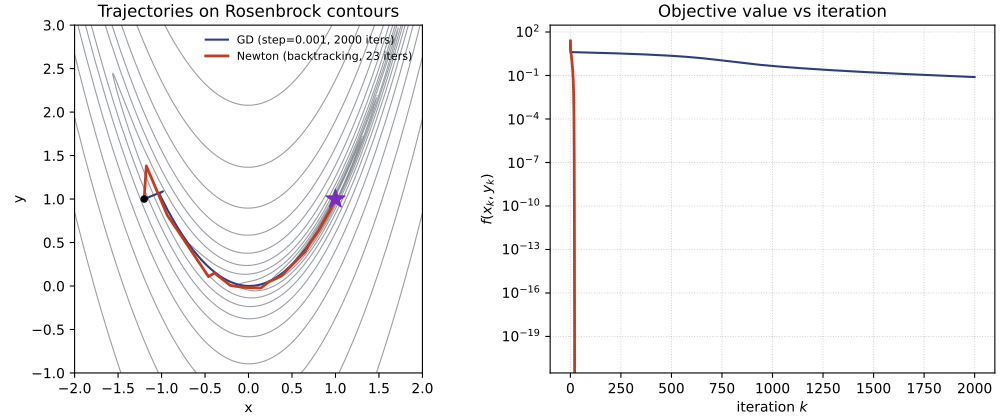

Python code for this plot:
#!/usr/bin/env python3
from __future__ import annotations

from pathlib import Path

import numpy as np
import matplotlib.pyplot as plt
from matplotlib.colors import LogNorm


DEEPBLUE = "#2c3e7c"
CRIMSON = "#c23b22"
SLATE = "#47515c"


def rosenbrock(z: np.ndarray) -> float:
    x, y = float(z[0]), float(z[1])
    return (1.0 - x) ** 2 + 100.0 * (y - x**2) ** 2


def grad(z: np.ndarray) -> np.ndarray:
    x, y = float(z[0]), float(z[1])
    return np.array([2.0 * (x - 1.0) - 400.0 * x * (y - x**2), 200.0 * (y - x**2)], dtype=float)


def hess(z: np.ndarray) -> np.ndarray:
    x, y = float(z[0]), float(z[1])
    return np.array([[2.0 - 400.0 * y + 1200.0 * x**2, -400.0 * x], [-400.0 * x, 200.0]], dtype=float)


def backtracking(
    z: np.ndarray,
    d: np.ndarray,
    *,
    f0: float | None = None,
    g0: np.ndarray | None = None,
    c1: float = 1e-4,
    beta: float = 0.5,
    alpha0: float = 1.0,
) -> float:
    if f0 is None:
        f0 = rosenbrock(z)
    if g0 is None:
        g0 = grad(z)
    alpha = float(alpha0)
    while rosenbrock(z + alpha * d) > f0 + c1 * alpha * float(g0.dot(d)):
        alpha *= beta
        if alpha < 1e-12:
            break
    return alpha


def main() -> None:
    out_dir = Path(__file__).resolve().parent
    out_pdf = out_dir / "rosenbrock-newton-vs-gd.pdf"

    z0 = np.array([-1.2, 1.0], dtype=float)

    # Gradient descent (fixed small step, to highlight slow zig-zagging).
    z = z0.copy()
    traj_gd = [z.copy()]
    vals_gd = [rosenbrock(z)]
    alpha_gd = 1e-3
    gd_max_iters = 2000
    for _ in range(gd_max_iters):
        z = z - alpha_gd * grad(z)
        traj_gd.append(z.copy())
        vals_gd.append(rosenbrock(z))
    traj_gd = np.array(traj_gd)
    vals_gd = np.array(vals_gd)

    # Damped Newton (Armijo backtracking).
    z = z0.copy()
    traj_nt = [z.copy()]
    vals_nt = [rosenbrock(z)]
    newton_max_iters = 50
    newton_tol = 1e-10
    for _ in range(newton_max_iters):
        g = grad(z)
        H = hess(z)
        d = np.linalg.solve(H, -g)
        a = backtracking(z, d, f0=rosenbrock(z), g0=g, alpha0=1.0)
        z = z + a * d
        traj_nt.append(z.copy())
        vals_nt.append(rosenbrock(z))
        if np.linalg.norm(g) < newton_tol:
            break
    traj_nt = np.array(traj_nt)
    vals_nt = np.array(vals_nt)

    # Grid for contours.
    x = np.linspace(-2.0, 2.0, 400)
    y = np.linspace(-1.0, 3.0, 400)
    X, Y = np.meshgrid(x, y)
    Z = (1.0 - X) ** 2 + 100.0 * (Y - X**2) ** 2
    levels = np.logspace(-1, 3, 12)

    fig, (ax0, ax1) = plt.subplots(1, 2, figsize=(10, 4.2), constrained_layout=True)

    # Contour + trajectories.
    ax0.contour(X, Y, Z, levels=levels, norm=LogNorm(), colors=SLATE, linewidths=0.8, alpha=0.55)
    ax0.plot(
        traj_gd[:, 0],
        traj_gd[:, 1],
        color=DEEPBLUE,
        lw=1.5,
        label=f"GD (step={alpha_gd:g}, {len(traj_gd) - 1} iters)",
    )
    ax0.plot(traj_nt[:, 0], traj_nt[:, 1], color=CRIMSON, lw=2.0, label=f"Newton (backtracking, {len(traj_nt)-1} iters)")
    ax0.scatter([z0[0]], [z0[1]], c="black", s=20, zorder=5)
    ax0.scatter([1.0], [1.0], c="#7B2CBF", s=200, marker="*", zorder=6)
    ax0.set_xlim(-2.0, 2.0)
    ax0.set_ylim(-1.0, 3.0)
    ax0.set_aspect("equal", adjustable="box")
    ax0.set_title("Trajectories on Rosenbrock contours")
    ax0.set_xlabel("x")
    ax0.set_ylabel("y")
    ax0.legend(frameon=False, fontsize=8, loc="upper right")

    # Convergence curves.
    ax1.semilogy(vals_gd, color=DEEPBLUE, lw=1.5)
    ax1.semilogy(vals_nt, color=CRIMSON, lw=2.0)
    ax1.set_title("Objective value vs iteration")
    ax1.set_xlabel(r"iteration $k$")
    ax1.set_ylabel(r"$f(x_k,y_k)$")
    ax1.grid(True, which="both", ls=":", lw=0.7, alpha=0.6)

    fig.savefig(out_pdf)
    print(f"Wrote {out_pdf}")


if __name__ == "__main__":
    main()
